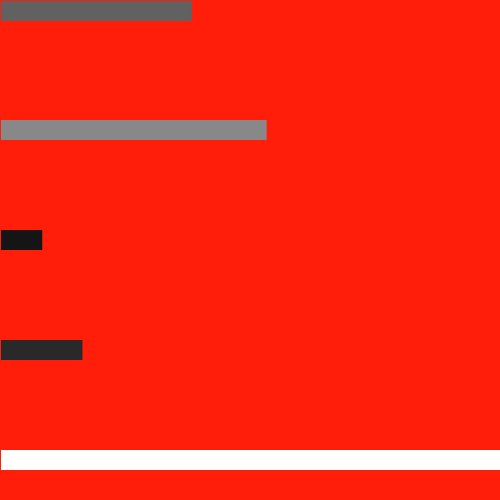
Frame 1 (no input)
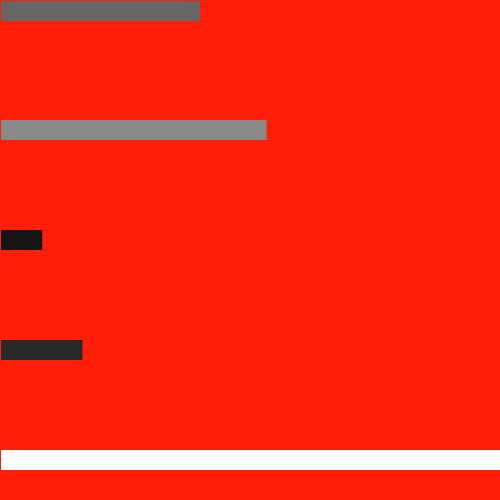
Frame 60 (the mouse pressed at the canvas centre just before this capture)
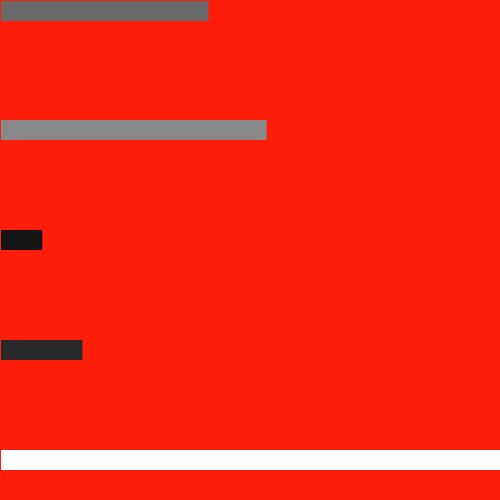
Frame 120 (the mouse held since frame 60 and released just before this capture)

The Processing sketch that drew these frames (run headless with seeded random() and noise(); from frame 60 on, the mouse is pressed at the canvas centre):

// Processing sketch: processing_3110
// ── processing_3110.pde

void setup(){
  size(500,500);
  smooth();
  noStroke();
  //noLoop();
}
void draw(){
  background(255,30,10);

  fill(4.25*second());//SEGUNDOS
  rect(1,1,8.3*second(),20);

  fill(4.25*minute());//MINUTOS
  rect(1,120,8.3*minute(),20);

  fill(10.625*hour());//HORAS
  rect(1,230,20.63*hour(),20);

  fill(8.22*day());//DIA  DE SEMANA
  rect(1,340,16.29*day(),20);

  fill(21.25*month());//MESES
  rect(1,450,41.67*month(),20);

}
